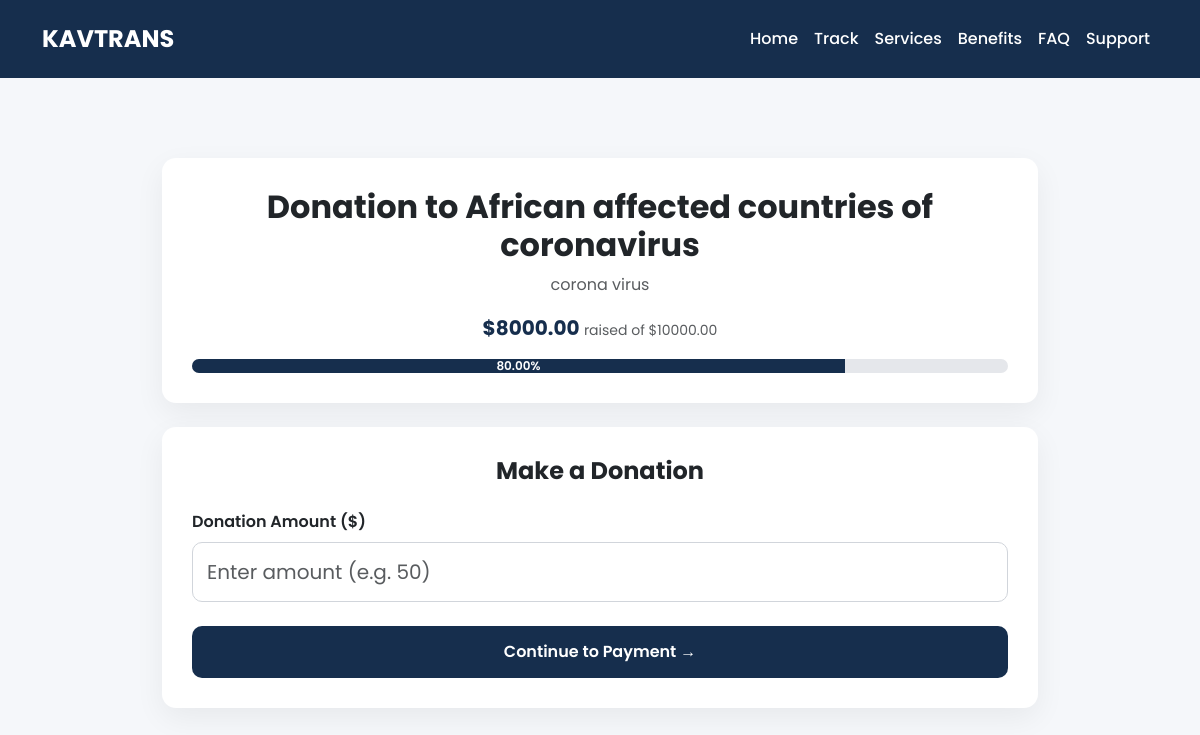
/donate/7/, run on the app's committed database.
### core/models.py (models this page shows, shortened)
class DonationCause(models.Model):
    title = models.CharField(max_length=200)
    description = models.TextField()
    image = CloudinaryField('image', blank=True, null=True)  # <- use CloudinaryField
    target_amount = models.DecimalField(max_digits=10, decimal_places=2)
    amount_raised = models.DecimalField(max_digits=10, decimal_places=2, default=0)
    is_active = models.BooleanField(default=True)
    created_at = models.DateTimeField(auto_now_add=True)
    def progress_percentage(self):
        if self.target_amount > 0:
            return round((self.amount_raised / self.target_amount) * 100, 2)
        return 0

### core/views.py (the view, shortened to what this page needs)
# urls.py: path("donate/<int:cause_id>/", views.donate_amount, name="donate_amount"),
def donate_amount(request, cause_id):
    cause = get_object_or_404(DonationCause, id=cause_id)
    return render(request, "dashboard/donate.html", {"cause": cause})

### templates/dashboard/donate.html (shortened to what this page needs)
{% extends "dashboard/dashboard_base.html" %}
{% load static %}
{% block content %}
<div class="container donate-container">
    <div class="donate-card text-center">
        <h2 class="fw-bold mb-2">{{ cause.title }}</h2>
        <p class="text-muted">{{ cause.description }}</p>
        <div class="mt-3">
            <span class="amount">${{ cause.amount_raised }}</span>
            <small class="text-muted">raised of ${{ cause.target_amount }}</small>
        </div>
        <div class="progress mt-3">
            <div class="progress-bar"
                 style="width: {{ cause.progress_percentage }}%;">
                {{ cause.progress_percentage }}%
            </div>
        </div>
    </div>
    <div class="donate-card mt-4">
        <h4 class="text-center fw-bold mb-4">Make a Donation</h4>
        <form method="POST">
            <div class="mb-4">
                <label class="form-label fw-semibold">Donation Amount ($)</label>
                <input type="number"
                       name="amount"
                       class="form-control form-control-lg"
                       placeholder="Enter amount (e.g. 50)"
                       required>
            </div>
            <button class="btn donate-btn w-100">
                Continue to Payment →
            </button>
        </form>
    </div>
</div>
{% endblock %}

### templates/dashboard/dashboard_base.html (style rules this page uses)
:root { --primary:#162e4d; --secondary:#000; --white:#fff; --light:#f5f7fa; }
body { font-family:'Poppins', sans-serif; background:var(--light); margin:0; }

### templates/dashboard/donate.html (style rules this page uses)
.donate-container { max-width:900px; margin:80px auto; }
.donate-card { background:white; padding:30px; border-radius:14px; box-shadow:0 10px 30px rgba(0,0,0,0.06); }
.amount { font-size:20px; font-weight:700; color:#162e4d; }
.progress { height:14px; border-radius:10px; background:#e5e7eb; overflow:hidden; }
.progress-bar { background:#162e4d; font-size:12px; font-weight:600; }
.form-control { border-radius:10px; padding:14px; border:1px solid #d1d5db; transition:0.3s; }
.donate-btn { background:#162e4d; color:white; padding:14px; border:none; border-radius:10px; font-weight:600; transition:0.3s; }

### data on the page
DonationCause: title "Donation to African affected countries of coronavirus", description "corona virus", amount_raised "8000.00", target_amount "10000.00", progress_percentage "80.00"
